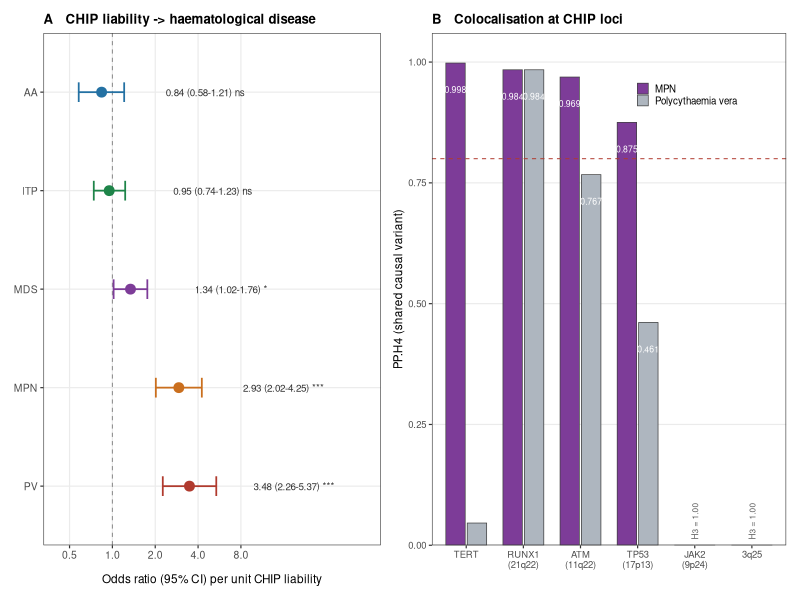
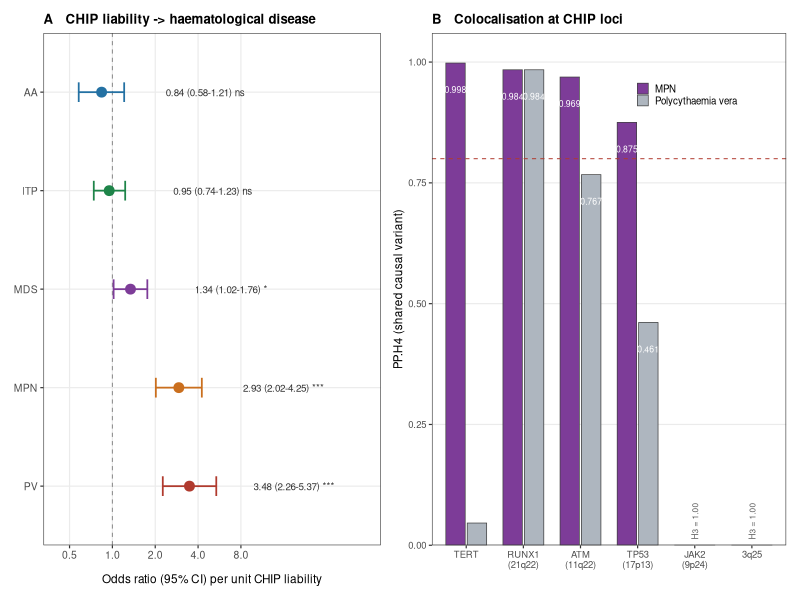
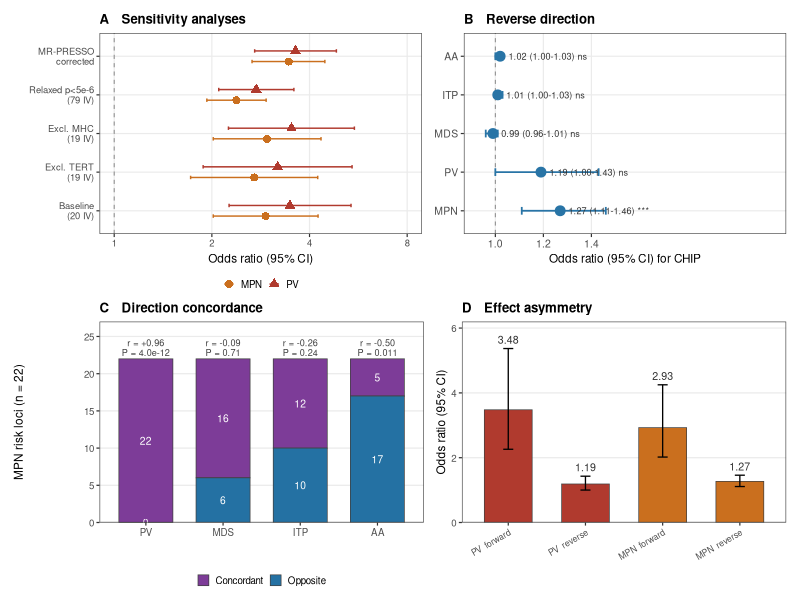
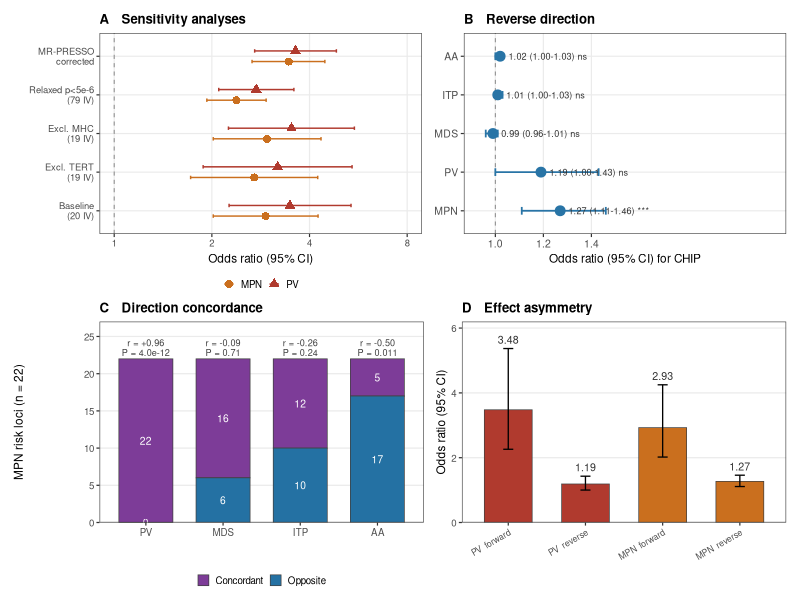

Source code (R) for these figures, in order:
#!/usr/bin/env Rscript
# 44_final_figs.R —— 生成投稿规格 Figure 1 与 Figure 3（Leukemia: >=300 dpi, PDF + PNG）
# Figure 2 由 32_fig3_model.R 生成的机制图直接复用
suppressMessages({ library(ggplot2); library(dplyr); library(patchwork) })

BASE <- "C:/Users/Hero/WorkBuddy/2026-10-14-23-35-01/outputs/pv_hotspot/T1-1_CHIP_comorbidity"
FIG  <- file.path(BASE, "10_manuscript", "figures")
dir.create(FIG, showWarnings = FALSE, recursive = TRUE)

TH <- theme_bw(base_size = 9) +
  theme(panel.grid.minor = element_blank(),
        plot.title = element_text(size = 9.5, face = "bold", hjust = 0),
        axis.title = element_text(size = 8.5),
        axis.text = element_text(size = 7.5),
        legend.title = element_text(size = 8),
        legend.text = element_text(size = 7.5),
        legend.position = "none")

# ============================================================
# Figure 1: A 正向 MR 森林图 | B coloc 后验概率
# ============================================================
mr <- data.frame(
  pheno = factor(c("PV", "MPN", "MDS", "ITP", "AA"), levels = c("PV", "MPN", "MDS", "ITP", "AA")),
  OR  = c(3.48, 2.93, 1.34, 0.95, 0.84),
  low = c(2.26, 2.02, 1.02, 0.74, 0.58),
  high= c(5.37, 4.25, 1.76, 1.23, 1.21),
  pn  = c(1.6e-08, 1.5e-08, 0.037, 0.70, 0.35))
sig <- function(p) ifelse(p < 0.001, "***", ifelse(p < 0.01, "**", ifelse(p < 0.05, "*", "ns")))
mr$star <- sig(mr$pn)

p1A <- ggplot(mr, aes(x = OR, y = pheno, colour = pheno)) +
  geom_vline(xintercept = 1, linetype = "dashed", colour = "grey55", linewidth = 0.35) +
  geom_errorbarh(aes(xmin = low, xmax = high), height = 0.20, linewidth = 0.6) +
  geom_point(size = 3.0) +
  geom_text(aes(label = sprintf("%.2f (%.2f-%.2f) %s", OR, low, high, star)),
            hjust = 0, nudge_x = 0.45, size = 2.5, colour = "grey20") +
  scale_x_log10(limits = c(0.42, 60), breaks = c(0.5, 1, 2, 4, 8)) +
  scale_colour_manual(values = c(PV = "#B03A2E", MPN = "#CA6F1E", MDS = "#7D3C98",
                                 ITP = "#1E8449", AA = "#2471A3")) +
  labs(x = "Odds ratio (95% CI) per unit CHIP liability", y = NULL,
       title = "A   CHIP liability -> haematological disease") + TH

coloc <- data.frame(
  region = factor(c("TERT", "RUNX1\n(21q22)", "ATM\n(11q22)", "TP53\n(17p13)", "JAK2\n(9p24)", "3q25"),
                  levels = c("TERT", "RUNX1\n(21q22)", "ATM\n(11q22)", "TP53\n(17p13)", "JAK2\n(9p24)", "3q25")),
  trait  = rep(c("MPN", "Polycythaemia vera"), each = 6),
  H4     = c(0.998, 0.984, 0.969, 0.875, 0.000, 0.000,
             0.046, 0.984, 0.767, 0.461, 0.000, 0.000),
  H3     = c(0.002, 0.016, 0.031, 0.125, 1.000, 1.000,
             0.954, 0.016, 0.233, 0.539, 1.000, 1.000))
coloc$lab  <- ifelse(coloc$H3 > 0.8, "", sprintf("%.3f", coloc$H4))
coloc$inside <- coloc$H4 >= 0.30
coloc$ypos <- ifelse(coloc$inside, coloc$H4 - 0.055, coloc$H4 + 0.045)
coloc$tcol <- ifelse(coloc$inside, "white", "grey25")
coloc_note <- data.frame(region = factor(c("JAK2\n(9p24)", "3q25"),
                                         levels = levels(coloc$region)),
                         y = 0.05, lab = "H3 = 1.00")

p1B <- ggplot(coloc, aes(x = region, y = H4, fill = trait)) +
  geom_col(position = position_dodge(0.75), width = 0.68, colour = "grey25", linewidth = 0.25) +
  geom_hline(yintercept = 0.8, linetype = "dashed", colour = "#B03A2E", linewidth = 0.35) +
  geom_text(aes(y = ypos, label = lab, group = trait, colour = tcol),
            size = 2.2, position = position_dodge(0.75), show.legend = FALSE) +
  scale_colour_identity() +
  geom_text(data = coloc_note, aes(x = region, y = y, label = lab),
            inherit.aes = FALSE, size = 2.1, colour = "grey35", angle = 90) +
  scale_y_continuous(limits = c(0, 1.06), expand = c(0, 0), breaks = c(0, 0.25, 0.5, 0.75, 1.0)) +
  scale_fill_manual(values = c("MPN" = "#7D3C98", "Polycythaemia vera" = "#AEB6BF")) +
  labs(x = NULL, y = "PP.H4 (shared causal variant)",
       title = "B   Colocalisation at CHIP loci", fill = NULL) +
  theme_bw(base_size = 9) +
  theme(panel.grid.minor = element_blank(), panel.grid.major.x = element_blank(),
        plot.title = element_text(size = 9.5, face = "bold", hjust = 0),
        axis.title = element_text(size = 8.5), axis.text = element_text(size = 6.8),
        legend.title = element_blank(), legend.text = element_text(size = 7),
        legend.position = c(0.72, 0.88), legend.background = element_blank(),
        legend.key.size = unit(3, "mm"))

fig1 <- (p1A | p1B) + plot_layout(widths = c(1, 1.05))
ggsave(file.path(FIG, "Figure1_MR_coloc.pdf"), fig1, width = 180, height = 78, units = "mm")
ggsave(file.path(FIG, "Figure1_MR_coloc.png"), fig1, width = 180, height = 78, units = "mm", dpi = 600)

# ============================================================
# Figure 3: A 敏感性 | B 反向 MR | C 方向一致性 | D 双向不对称
# ============================================================
sens <- data.frame(
  model = factor(c("Baseline\n(20 IV)", "Excl. TERT\n(19 IV)", "Excl. MHC\n(19 IV)",
                   "Relaxed p<5e-6\n(79 IV)", "MR-PRESSO\ncorrected"),
                 levels = c("Baseline\n(20 IV)", "Excl. TERT\n(19 IV)", "Excl. MHC\n(19 IV)",
                            "Relaxed p<5e-6\n(79 IV)", "MR-PRESSO\ncorrected")),
  trait  = rep(c("MPN", "PV"), each = 5),
  OR   = c(2.93, 2.70, 2.96, 2.38, 3.45, 3.48, 3.19, 3.52, 2.74, 3.62),
  low  = c(2.02, 1.72, 2.02, 1.93, 2.66, 2.26, 1.88, 2.25, 2.10, 2.71),
  high = c(4.25, 4.24, 4.34, 2.94, 4.46, 5.37, 5.41, 5.50, 3.58, 4.84))

p3A <- ggplot(sens, aes(x = OR, y = model, colour = trait, shape = trait)) +
  geom_vline(xintercept = 1, linetype = "dashed", colour = "grey55", linewidth = 0.35) +
  geom_errorbarh(aes(xmin = low, xmax = high), height = 0.18, linewidth = 0.5,
                 position = position_dodge(0.55)) +
  geom_point(size = 2.4, position = position_dodge(0.55)) +
  scale_x_log10(limits = c(1, 8), breaks = c(1, 2, 4, 8)) +
  scale_colour_manual(values = c("MPN" = "#CA6F1E", "PV" = "#B03A2E")) +
  labs(x = "Odds ratio (95% CI)", y = NULL, title = "A   Sensitivity analyses") +
  theme_bw(base_size = 9) +
  theme(panel.grid.minor = element_blank(),
        plot.title = element_text(size = 9.5, face = "bold", hjust = 0),
        axis.title = element_text(size = 8.5), axis.text = element_text(size = 6.8),
        legend.title = element_blank(), legend.text = element_text(size = 7),
        legend.position = "bottom", legend.background = element_blank(),
        legend.key.size = unit(3, "mm"), legend.margin = margin(0, 0, 0, 0))

rev <- data.frame(
  exposure = factor(c("MPN", "PV", "MDS", "ITP", "AA"),
                    levels = c("MPN", "PV", "MDS", "ITP", "AA")),
  OR  = c(1.27, 1.19, 0.99, 1.01, 1.02),
  low = c(1.11, 1.00, 0.96, 1.00, 1.00),
  high= c(1.46, 1.43, 1.01, 1.03, 1.03),
  pn  = c(7.4e-04, 0.056, 0.20, 0.098, 0.068))
rev$star <- sig(rev$pn)
p3B <- ggplot(rev, aes(x = OR, y = exposure)) +
  geom_vline(xintercept = 1, linetype = "dashed", colour = "grey55", linewidth = 0.35) +
  geom_errorbarh(aes(xmin = low, xmax = high), height = 0.20, linewidth = 0.6, colour = "#2874A6") +
  geom_point(size = 3.0, colour = "#2874A6") +
  geom_text(aes(label = sprintf("%.2f (%.2f-%.2f) %s", OR, low, high, star)),
            hjust = 0, nudge_x = 0.035, size = 2.3, colour = "grey20") +
  scale_x_continuous(limits = c(0.93, 2.15), breaks = c(1.0, 1.2, 1.4)) +
  labs(x = "Odds ratio (95% CI) for CHIP", y = NULL,
       title = "B   Reverse direction") + TH

dir <- data.frame(
  pheno = factor(c("PV", "MDS", "ITP", "AA"), levels = c("PV", "MDS", "ITP", "AA")),
  same  = c(22, 16, 12, 5), opp = c(0, 6, 10, 17),
  r     = c(0.956, -0.085, -0.260, -0.496),
  rp    = c("4.0e-12", "0.71", "0.24", "0.011"))
d2 <- tidyr::pivot_longer(dir, cols = c(same, opp), names_to = "dir", values_to = "n")
d2$dir <- factor(d2$dir, levels = c("same", "opp"), labels = c("Concordant", "Opposite"))
p3C <- ggplot(d2, aes(x = pheno, y = n, fill = dir)) +
  geom_col(width = 0.7, colour = "grey25", linewidth = 0.25) +
  geom_text(aes(label = n), position = position_stack(vjust = 0.5), size = 2.6, colour = "white") +
  geom_text(data = dir, aes(x = pheno, y = 23.5,
                            label = sprintf("r = %+.2f\nP = %s", r, rp)),
            inherit.aes = FALSE, size = 2.3, colour = "grey25", lineheight = 0.9) +
  scale_y_continuous(limits = c(0, 27), expand = c(0, 0)) +
  scale_fill_manual(values = c("Concordant" = "#7D3C98", "Opposite" = "#2471A3")) +
  labs(x = NULL, y = "MPN risk loci (n = 22)", title = "C   Direction concordance") +
  theme_bw(base_size = 9) +
  theme(panel.grid.minor = element_blank(), panel.grid.major.x = element_blank(),
        plot.title = element_text(size = 9.5, face = "bold", hjust = 0),
        axis.title = element_text(size = 8.5), axis.text = element_text(size = 7),
        legend.title = element_blank(), legend.text = element_text(size = 7),
        legend.position = "bottom", legend.background = element_blank(),
        legend.key.size = unit(3, "mm"), legend.margin = margin(0, 0, 0, 0))

asym <- data.frame(
  lbl  = factor(c("PV  forward", "PV  reverse", "MPN  forward", "MPN  reverse"),
                levels = c("PV  forward", "PV  reverse", "MPN  forward", "MPN  reverse")),
  OR   = c(3.48, 1.19, 2.93, 1.27),
  low  = c(2.26, 1.00, 2.02, 1.11),
  high = c(5.37, 1.43, 4.25, 1.46),
  grp  = c("PV", "PV", "MPN", "MPN"))
p3D <- ggplot(asym, aes(x = lbl, y = OR, fill = grp)) +
  geom_col(width = 0.62, colour = "grey25", linewidth = 0.25) +
  geom_errorbar(aes(ymin = low, ymax = high), width = 0.13, linewidth = 0.45) +
  geom_text(aes(label = sprintf("%.2f", OR), y = high), vjust = -0.6, size = 2.7, colour = "grey20") +
  scale_y_continuous(limits = c(0, 6.2), expand = c(0, 0)) +
  scale_fill_manual(values = c("PV" = "#B03A2E", "MPN" = "#CA6F1E")) +
  labs(x = NULL, y = "Odds ratio (95% CI)",
       title = "D   Effect asymmetry") +
  theme_bw(base_size = 9) +
  theme(panel.grid.minor = element_blank(), panel.grid.major.x = element_blank(),
        plot.title = element_text(size = 9.5, face = "bold", hjust = 0),
        axis.title = element_text(size = 8.5),
        axis.text.x = element_text(size = 6.2, angle = 30, hjust = 1),
        axis.text.y = element_text(size = 7), legend.position = "none")

fig3 <- (p3A | p3B) / (p3C | p3D) + plot_layout(heights = c(1, 1))
ggsave(file.path(FIG, "Figure3_sensitivity.pdf"), fig3, width = 180, height = 150, units = "mm")
ggsave(file.path(FIG, "Figure3_sensitivity.png"), fig3, width = 180, height = 150, units = "mm", dpi = 600)

cat("Figure 1 & 3 written to", FIG, "\n")
